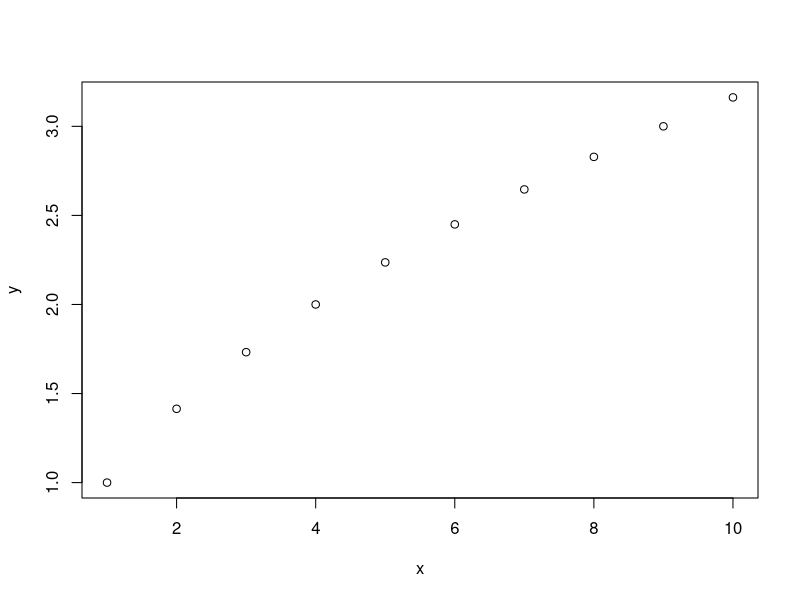

The R script that drew this image:
## ---- chunk 1
knitr::opts_chunk$set(comment = ">>")
library(purrr)
## ---- chunk 2
reduce(1:10, sum)
accumulate(1:10, sum)
## ---- chunk 3
paste2 <- function(x, y, sep = "."){
  paste(x, y, sep = sep)
}
letters[1:4] %>% reduce(paste2)
## ---- chunk 4
paste2 <- function(x, y, sep = "."){
  paste(x, y, sep = sep)
}
letters[1:4] %>% reduce(paste2)
## ---- chunk 5
x <- 1:10
y <- sqrt(x)
plot(x, y)
## ---- chunk 6
paste2 <- function(x, y, sep = "."){
  paste(x, y, sep = sep)
}
letters[1:4] %>% reduce(paste2)
## ---- chunk 7
paste2 <- function(x, y, sep = "."){
  paste(x, y, sep = sep)
}
letters[1:4] %>% reduce(paste2)
## ---- chunk 8
paste2 <- function(x, y, sep = "."){
  paste(x, y, sep = sep)
}
letters[1:4] %>% reduce(paste2)
## ---- chunk 9
paste2 <- function(x, y, sep = "."){
  paste(x, y, sep = sep)
}
letters[1:4] %>% reduce(paste2)
## ---- chunk 10
paste2 <- function(x, y, sep = "."){
  paste(x, y, sep = sep)
}
letters[1:4] %>% reduce(paste2)
## ---- chunk 11
paste2 <- function(x, y, sep = "."){
  paste(x, y, sep = sep)
}
letters[1:4] %>% reduce(paste2)
## ---- chunk 12
paste2 <- function(x, y, sep = "."){
  paste(x, y, sep = sep)
}
letters[1:4] %>% reduce(paste2)
## ---- chunk 13
paste2 <- function(x, y, sep = "."){
  paste(x, y, sep = sep)
}
letters[1:4] %>% reduce(paste2)
## ---- chunk 14
paste2 <- function(x, y, sep = "."){
  paste(x, y, sep = sep)
}
letters[1:4] %>% reduce(paste2)
## ---- chunk 15
paste2 <- function(x, y, sep = "."){
  paste(x, y, sep = sep)
}
letters[1:4] %>% reduce(paste2)
## ---- chunk 16
paste2 <- function(x, y, sep = "."){
  paste(x, y, sep = sep)
}
letters[1:4] %>% reduce(paste2)
## ---- chunk 17
paste2 <- function(x, y, sep = "."){
  paste(x, y, sep = sep)
}
letters[1:4] %>% reduce(paste2)
## ---- chunk 18
paste2 <- function(x, y, sep = "."){
  paste(x, y, sep = sep)
}
letters[1:4] %>% reduce(paste2)
## ---- chunk 19
paste2 <- function(x, y, sep = "."){
  paste(x, y, sep = sep)
}
letters[1:4] %>% reduce(paste2)
## ---- chunk 20
paste2 <- function(x, y, sep = "."){
  paste(x, y, sep = sep)
}
letters[1:4] %>% reduce(paste2)
## ---- chunk 21
paste2 <- function(x, y, sep = "."){
  paste(x, y, sep = sep)
}
letters[1:4] %>% reduce(paste2)
## ---- chunk 22
paste2 <- function(x, y, sep = "."){
  paste(x, y, sep = sep)
}
letters[1:4] %>% reduce(paste2)
## ---- chunk 23
paste2 <- function(x, y, sep = "."){
  paste(x, y, sep = sep)
}
letters[1:4] %>% reduce(paste2)
## ---- chunk 24
paste2 <- function(x, y, sep = "."){
  paste(x, y, sep = sep)
}
letters[1:4] %>% reduce(paste2)
